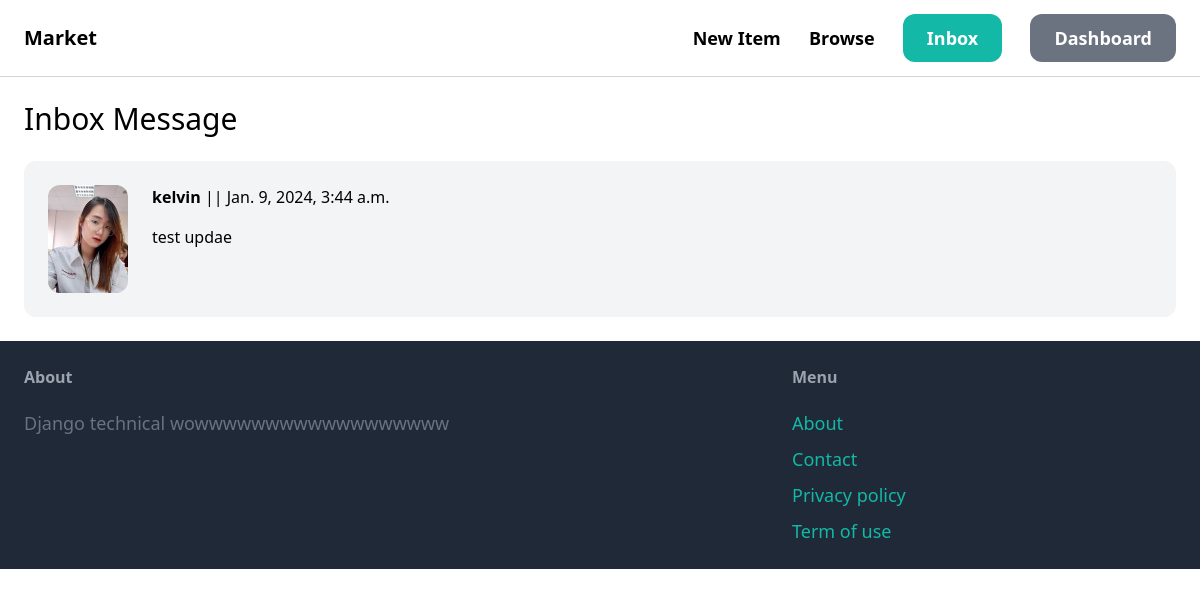
Screenshot of /inbox/ (signed in) with the database file from the repository.
### conversation/models.py (models this page shows)
class Conversation(models.Model):
    item = models.ForeignKey(Item, related_name='conversations', on_delete=models.CASCADE)
    members = models.ManyToManyField(User, related_name='conversations')
    created_at = models.DateTimeField(auto_now_add=True)
    modifiled_at = models.DateTimeField(auto_now=True)
    class Meta:
        ordering = ('-modifiled_at',)

### item/models.py (models this page shows, shortened)
class Item(models.Model):
    category = models.ForeignKey(Category, related_name='items', on_delete=models.CASCADE)
    name = models.CharField(max_length=255)
    description = models.TextField(blank=True, null=True)
    price = models.FloatField()
    image = models.ImageField(upload_to='item_images', blank=True, null=True)
    is_sold = models.BooleanField(default=False)
    created_by = models.ForeignKey(User, related_name='items', on_delete=models.CASCADE)
    created_at = models.DateTimeField(auto_now_add=True)

### conversation/views.py (the view)
# urls.py: path('', views.inbox, name='inbox'),
@login_required
def inbox(request):
    conversations = Conversation.objects.filter(members__in=[request.user.id])
    return render(request, 'conversation/inbox.html', {
        'conversations': conversations,
    })

### conversation/templates/conversation/inbox.html (shortened to what this page needs)
{% extends 'core/base.html' %}
{% block content %}
    <h1 class="mb-6 text-3xl">
        Inbox Message
    </h1>
    <div class="space-y-6">
        {% for conversation in conversations %}
            <a href="{% url 'conversation:detail' conversation.id %}">
                <div class="p-6 flex bg-gray-100 rounded-xl">
                    <div class="pr-6">
                        <img src="{{conversation.item.image.url}}" alt="img" class="w-20 rounded-xl">
                    </div>
                    <div>
                        {% for member in conversation.members.all %}
                            {% if member %}
                                <p class="mb-4">
                                    <strong>{{ member.username }}</strong> || {{ conversation.modifiled_at }}
                                </p>
                                <p>
                                    {{ conversation.item.name }}
                                </p>
                            {% endif %}
                        {% endfor %}
                    </div>
                </div>
            </a>
        {% endfor %}
    </div>
{% endblock %}

### rows the page displays
Conversation: item.image (picture), modifiled_at "Jan. 9, 2024, 3:44 a.m.", item.name "test updae"

### other values shown
{{ member.username }} "kelvin"
